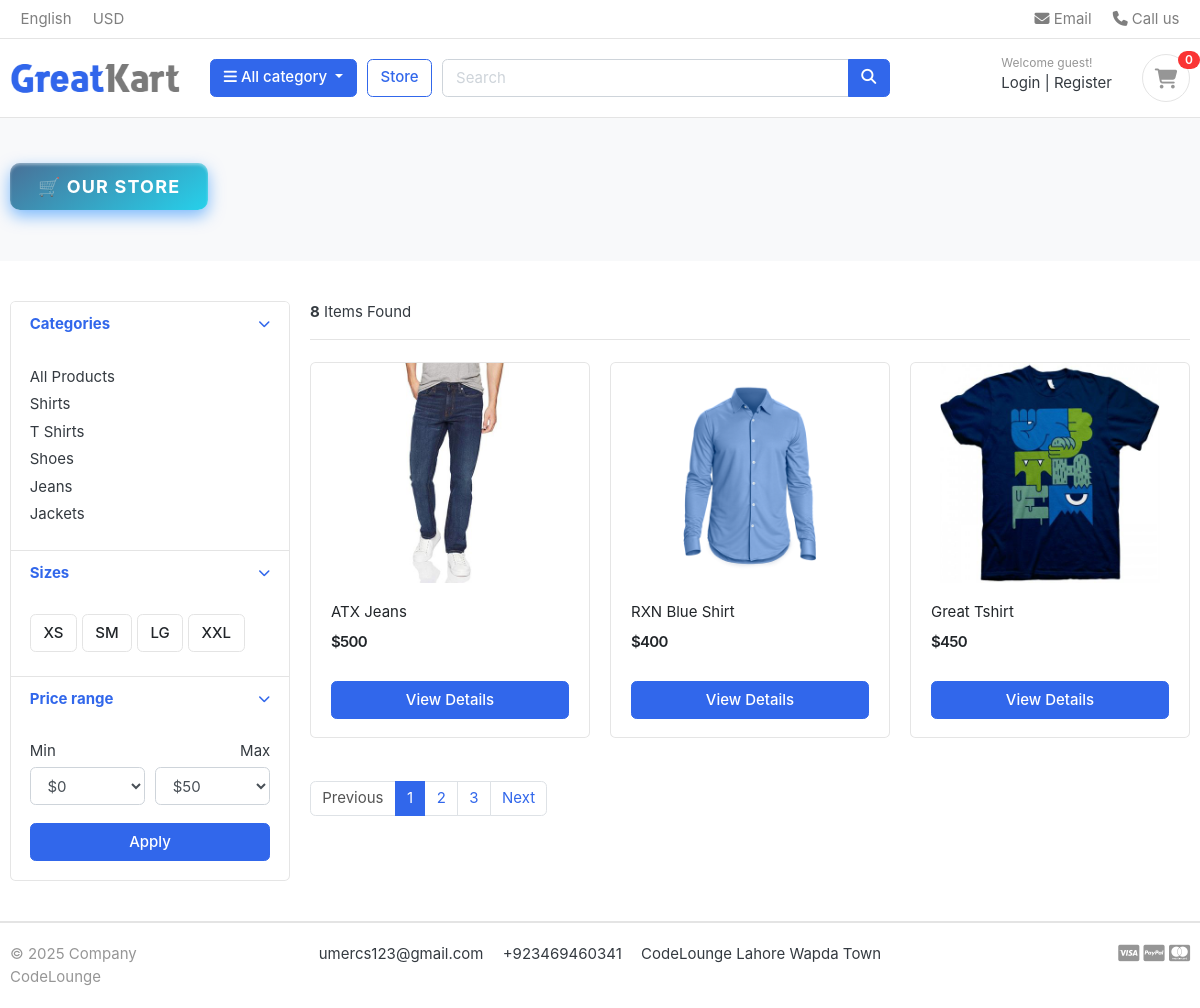
The page /store/ on the database as committed earlier.
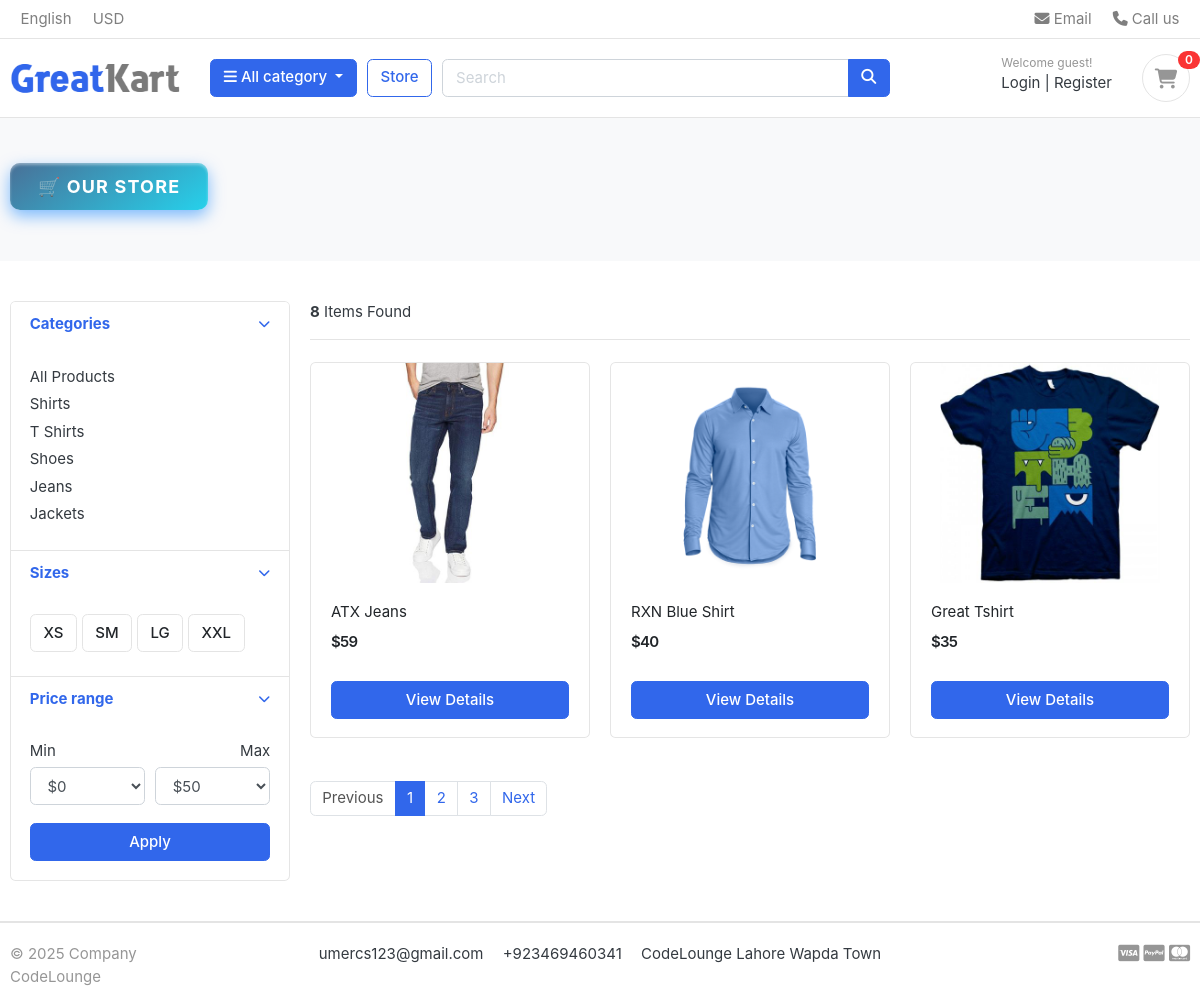
The same page on the database as committed later.
### store/models.py (models this page shows, shortened)
class Product(models.Model):
    product_name           = models.CharField(max_length=200, unique=True)
    slug                   = models.SlugField(max_length=200, unique=True)
    product_discription    = models.TextField(max_length=500, blank=True)
    price                  = models.IntegerField()
    images                 = models.ImageField(upload_to='photos/products')
    stock                  = models.IntegerField()
    is_available           = models.BooleanField(default=True)
    category               = models.ForeignKey(Category, on_delete=models.CASCADE)
    created_date           = models.DateTimeField(auto_now_add=True)
    modified_date          = models.DateTimeField(auto_now=True)
    def get_url(self):
        return reverse('product_detail', args=[self.category.slug, self.slug])
    from django.db.models import Avg

### store/views.py (the view)
# urls.py: path('store/', include('store.urls')),
def store(request, category_slug=None):
    categories = None
    products   = None
    if category_slug != None:
        categories = get_object_or_404(Category, slug = category_slug)
        products   = Product.objects.filter(category=categories, is_available=True)
        paginator = Paginator(products, 3)
        page = request.GET.get('page')
        paged_products = paginator.get_page(page)
        product_count  = products.count()
    else:
        products      = Product.objects.all().filter(is_available=True).order_by('id')
        paginator = Paginator(products, 3)
        page = request.GET.get('page')
        paged_products = paginator.get_page(page)
        product_count = products.count()
    context = {
        'products': paged_products,
        'product_count' : product_count,
    }
    return render(request, 'store.html', context)

### carts/context_processors.py (called while the page is built)
def counter(request):
    cart_count=0
    if 'admin' in request.path:
        return {}
    else:
        try:
            cart= Cart.objects.filter(cart_id=_cart_id(request))
            if request.user.is_authenticated:
                cart_items = CartItem.objects.all().filter(user=request.user)
            else:
                cart_items = CartItem.objects.all().filter(cart=cart[:1])
            for cart_item in cart_items:
                cart_count += cart_item.quantity
        except Cart.DoesNotExist:
            cart_count=0
        return dict(cart_count=cart_count)

### carts/views.py (called while the page is built)
def _cart_id(request):
    cart     = request.session.session_key
    if not cart:
        cart = request.session.create()
    return cart

### category/context_processor.py (called while the page is built)
def menu_links(request):
    links = Category.objects.all()
    return dict(links=links)

### category/models.py (called while the page is built)
    def get_url(self):
        return reverse('products_by_category', args=[self.slug])

### templates/store.html (shortened to what the changed rows need)
{% extends "base.html" %}
{% load static %}
{% block content %}
<section class="section-content padding-y">
<div class="container">
<div class="row">
	<main class="col-md-9">
<div class="row">
	{% if products %}
	{% for product in products %}
	<div class="col-md-4">
		<figure class="card card-product-grid">
			<div class="img-wrap">
				<a href="{{ product.get_url }}"><img src="{{ product.images.url }}"></a>
			</div>
			<figcaption class="info-wrap">
				<div class="fix-height">
					<a href="{{ product.get_url }}" class="title">{{ product.product_name }}</a>
					<div class="price-wrap mt-2">
						<span class="price">${{ product.price }}</span>
					</div>
				</div>
				<a href="{{ product.get_url }}" class="btn btn-block btn-primary">View Details </a>
			</figcaption>
		</figure>
	</div>
	{% endfor %}
	{% else %}
	<div>
		<h2>No Results Found. Please Try Again. </h2>
	</div>
	{% endif %}
</div>
	</main>
</div>
</div>
</section>
{% endblock %}

Rows that differ between the two databases and show on the page:
changed Product "ATX Jeans": price "500" → "59"
changed Product "RXN Blue Shirt": price "400" → "40"
changed Product "Great Tshirt": price "450" → "35"
